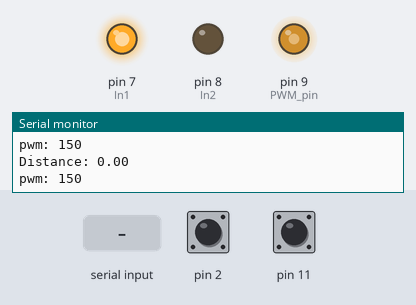
Recording of a sketch running on a simulated Arduino Mega 2560, built with avr-gcc and run on an emulated ATmega2560. Parts: output pins drawn as LEDs (lit = HIGH), the last lines printed to the serial monitor. The inputs (shaded band) are chosen by the test bench; at power-on: pin 2 HIGH, pin 11 HIGH.

Above: at 1.2 s.
1.3 s: "90,45\n" received over the second serial link
At 2.2 s:
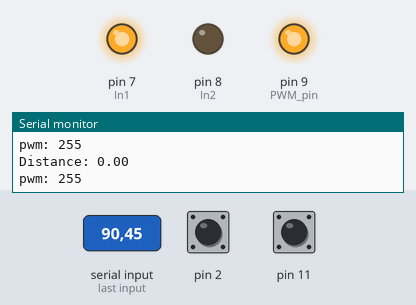
4.0 s: "1\n" received over the second serial link
At 4.9 s:
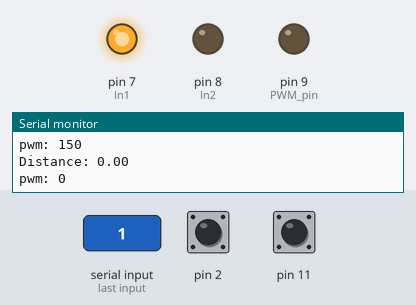
6.6 s: "5\n" received over the second serial link
At 8.4 s:
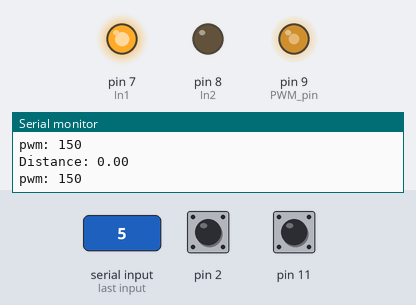
Timing chart, 0 to 9.9 s (numbered marks = the images above; inputs shaded):
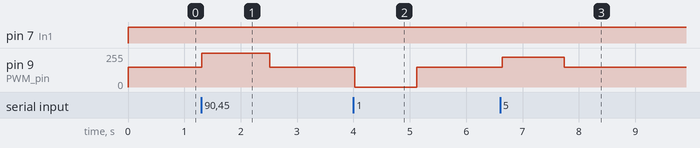

Measured:
- after the input at 1.3 s, pin 9 (PWM_pin): 150/255 → 255/255 at once, → 150/255 1.2 s later
- after the input at 4.0 s, pin 9 (PWM_pin): 150/255 → 0/255 at once, → 150/255 1.1 s later
- after the input at 6.6 s, pin 9 (PWM_pin): 150/255 → 225/255 at once, → 150/255 1.1 s later

The sketch:

codev1.ino
```cpp
#include <SoftwareSerial.h>
#include<TimerOne.h>
#define RX_PIN 50
#define TX_PIN 51
#define minPWM 150
#define Vspeed 5
#define Mspeed 15
#define In1 7
#define In2 8
#define PWM_pin 9
#define Apoint 0
#define Bpoint 100
#define Reset 11
SoftwareSerial mySerial(50, 51);
int dir = 0;
int dataIn = -1;

volatile double target ;
// defines variables

int PWM;
double distance;
double T, xung = 0;


void setup()
{
  Serial.begin(9600);
  mySerial.begin(9600);
  pinMode(2, INPUT_PULLUP);
  pinMode(4, INPUT_PULLUP);
  pinMode(9, OUTPUT);
  pinMode(7, OUTPUT);
  pinMode(8, OUTPUT);
  pinMode(11, INPUT);
  attachInterrupt(0, Demxung, FALLING);
  Timer1.initialize(10000);


  //distance = (xung * 0.0128) / 10;
  if (distance <= Apoint) {
    target = Bpoint;
    dir = 1; // hướng chuyển động từ A đến B
  }
  else if (distance >= Bpoint) {
    target = Apoint;
    dir = 0; // hướng chuyển động từ B đến A
  }
  else {
    target = Apoint;
    dir = 0; // hướng chuyển động sang A
  }
}
void Demxung()
{
  if (digitalRead(4) == LOW)
    xung++;
  else
    xung--;
}

void loop()
{
  if (digitalRead(11) == LOW)
  {
    xung = 0;
  }

  distance = (xung * 0.0128) / 10;

  if (mySerial.available() > 0)
  {
    dataIn = mySerial.parseInt(); //CODE doc bluetooth: Gui 0: che do AUTO, Gui so bat ky: trong khoang gioi han - Chay den roi dung.
  }
  Serial.print("Distance: ");
  Serial.println(distance);
    // Kiem tra vi tri dau vao
  if (dataIn >= 410)
  {
    Serial.println("qua hanh trinh");
    digitalWrite(In1, 0);
    digitalWrite(In2, 0);
    analogWrite(PWM_pin, PWM);
  }
  if (dataIn > 0 && dataIn < 410)
  {
    target = dataIn;
    if (distance < target)
    {
      dir = 1;
    }
    else
    {
      dir = 0;
    }

    PWM = minPWM + Mspeed * abs(distance - target);
    if (abs(distance - target ) <= 3 )
    {
      PWM = 0;
    }
    if (PWM > 255)
    {
      PWM = 255;
    }
  }
  else
  {
    if (distance <= Apoint)
    {
      target = Bpoint;
      dir = 1; // đổi hướng chuyển động từ A đến B
    }
    if (distance >= Bpoint)
    {
      target = Apoint;
      dir = 0; // đổi hướng chuyển động từ B đến A
    }
    //Tính vận tốc:
    PWM = minPWM + Vspeed * abs(distance - target) - (distance - target) * (distance - target) / 2;
    if (PWM >= 255) PWM = 255;
    if (PWM < minPWM) PWM = minPWM;
  }
  Serial.print("pwm: ");
  Serial.println(PWM);

  //dieu khien dong co
  if (dir == 1)
  {
    digitalWrite(In2, 0);
    digitalWrite(In1, 1);
    analogWrite(PWM_pin, PWM);
  }
  else if (dir == 0)
  {
    digitalWrite(In1, 0);
    digitalWrite(In2, 1);
    analogWrite(PWM_pin, PWM);
  }
  delay(100);

}
```
